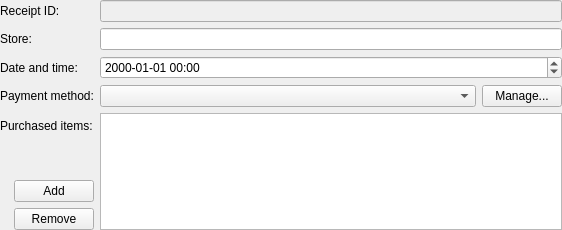
<?xml version="1.0" encoding="UTF-8"?>
<ui version="4.0">
 <class>ReceiptEditWidget</class>
 <widget class="QWidget" name="ReceiptEditWidget">
  <property name="geometry">
   <rect>
    <x>0</x>
    <y>0</y>
    <width>562</width>
    <height>230</height>
   </rect>
  </property>
  <property name="windowTitle">
   <string>Form</string>
  </property>
  <layout class="QGridLayout" name="gridLayout">
   <property name="leftMargin">
    <number>0</number>
   </property>
   <property name="topMargin">
    <number>0</number>
   </property>
   <property name="rightMargin">
    <number>0</number>
   </property>
   <property name="bottomMargin">
    <number>0</number>
   </property>
   <item row="8" column="1">
    <spacer name="verticalSpacer">
     <property name="orientation">
      <enum>Qt::Vertical</enum>
     </property>
     <property name="sizeHint" stdset="0">
      <size>
       <width>20</width>
       <height>40</height>
      </size>
     </property>
    </spacer>
   </item>
   <item row="7" column="0" colspan="2">
    <widget class="QLabel" name="label_5">
     <property name="text">
      <string>Purchased items:</string>
     </property>
    </widget>
   </item>
   <item row="1" column="2">
    <widget class="QLineEdit" name="storeEdit"/>
   </item>
   <item row="11" column="1">
    <widget class="QPushButton" name="pushButton_2">
     <property name="text">
      <string>Add</string>
     </property>
    </widget>
   </item>
   <item row="12" column="1">
    <widget class="QPushButton" name="pushButton">
     <property name="text">
      <string>Remove</string>
     </property>
    </widget>
   </item>
   <item row="4" column="2">
    <layout class="QHBoxLayout" name="horizontalLayout">
     <item>
      <widget class="QComboBox" name="paymentMethodComboBox">
       <property name="sizePolicy">
        <sizepolicy hsizetype="Expanding" vsizetype="Fixed">
         <horstretch>0</horstretch>
         <verstretch>0</verstretch>
        </sizepolicy>
       </property>
      </widget>
     </item>
     <item>
      <widget class="QPushButton" name="managePaymentMethodPushButton">
       <property name="text">
        <string>Manage...</string>
       </property>
      </widget>
     </item>
    </layout>
   </item>
   <item row="2" column="0" colspan="2">
    <widget class="QLabel" name="label_3">
     <property name="text">
      <string>Date and time:</string>
     </property>
    </widget>
   </item>
   <item row="0" column="0" colspan="2">
    <widget class="QLabel" name="label">
     <property name="text">
      <string>Receipt ID:</string>
     </property>
    </widget>
   </item>
   <item row="2" column="2">
    <widget class="QDateTimeEdit" name="dateTimeEdit">
     <property name="sizePolicy">
      <sizepolicy hsizetype="Preferred" vsizetype="Fixed">
       <horstretch>0</horstretch>
       <verstretch>0</verstretch>
      </sizepolicy>
     </property>
     <property name="displayFormat">
      <string>yyyy-MM-dd HH:mm</string>
     </property>
    </widget>
   </item>
   <item row="4" column="0" colspan="2">
    <widget class="QLabel" name="label_4">
     <property name="text">
      <string>Payment method:</string>
     </property>
    </widget>
   </item>
   <item row="1" column="0" colspan="2">
    <widget class="QLabel" name="label_2">
     <property name="text">
      <string>Store:</string>
     </property>
    </widget>
   </item>
   <item row="0" column="2">
    <widget class="QLineEdit" name="receiptIdEdit">
     <property name="enabled">
      <bool>false</bool>
     </property>
     <property name="sizePolicy">
      <sizepolicy hsizetype="Preferred" vsizetype="Fixed">
       <horstretch>0</horstretch>
       <verstretch>0</verstretch>
      </sizepolicy>
     </property>
    </widget>
   </item>
   <item row="6" column="2" rowspan="7">
    <widget class="QTableView" name="tableView">
     <attribute name="verticalHeaderVisible">
      <bool>false</bool>
     </attribute>
    </widget>
   </item>
  </layout>
 </widget>
 <resources/>
 <connections/>
</ui>
